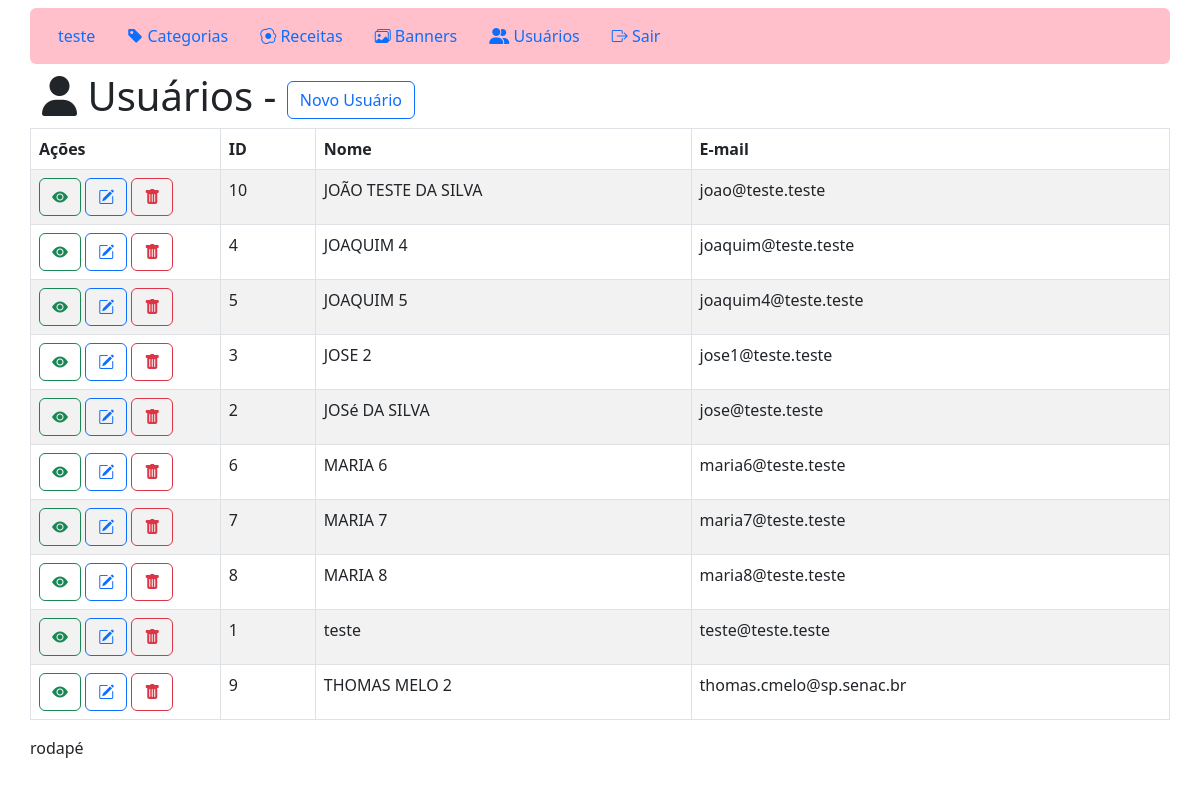
Page /adm/usuarios.php (signed in) on the committed database.
### tables this page shows
CREATE TABLE `usuarios` (
  `id_usuario` int(11) NOT NULL AUTO_INCREMENT,
  `nome` varchar(45) NOT NULL,
  `email` varchar(150) NOT NULL,
  `senha` varchar(100) NOT NULL,
  PRIMARY KEY (`id_usuario`),
  UNIQUE KEY `email_UNIQUE` (`email`)
);

### adm/class/Conexao.php (called while the page is built, shortened)
<?php
class Conexao
{
    protected static $db;
    private function __construct()
    {
        $db_host    = "127.0.0.1";
        $db_nome    = "t94";
        $db_usuario = "root";
        $db_senha   = "";
        $db_driver  = "mysql";
        $db_porta   = "3306";
       try
        {
            self::$db = new PDO("$db_driver:host=$db_host; port=$db_porta; dbname=$db_nome", $db_usuario, $db_senha);
            self::$db->setAttribute(PDO::ATTR_ERRMODE, PDO::ERRMODE_EXCEPTION);
            self::$db->exec('SET NAMES utf8');
        }
        catch (PDOException $e)
        {
            echo 'Falha na conexão: ' . $e->getMessage();
        }
    }
    public static function conexao()
    {
        return self::$db;
    }
}
?>

### adm/class/Usuario.php (called while the page is built, shortened)
<?php
class Usuario
{
    public $pdo;
    public function __construct()
    {
        $this->pdo = Conexao::conexao();
    }
    public function listar()
    {
        $sql = $this->pdo->prepare('SELECT * FROM
                                        usuarios
                                        ORDER BY nome');
        $sql->execute();
        return $sql->fetchAll(PDO::FETCH_OBJ);
    }
}

### adm/usuarios.php (the view, shortened to what this page needs)
<!DOCTYPE html>
<html lang="pt-BR">
<head>
    <?php
    include_once('inc/css.php');
    ?>
</head>
<body>
    <div class="container">
        <?php include_once('inc/menu-adm.php'); ?>
        <div class="row">
            <h1>
                <i class="fa-solid fa-user"></i>
                Usuários -
                <a class="btn btn-outline-primary" href="usuario-form.php">
                    Novo Usuário
                </a>
            </h1>
            <table class="table table-striped table-hover table-bordered">
                <thead>
                    <tr>
                        <th class="col-md-2">Ações</th>
                        <th class="col-md-1">ID</th>
                        <th>Nome</th>
                        <th>E-mail</th>
                    </tr>
                </thead>
                <tbody>
                    <?php
                    $u = new Usuario();
                    $usuarios = $u->listar();
                    foreach ($usuarios as $usuario) {
                    ?>
                        <tr>
                            <td>
                                <div class="flex-row">
                                    <a class="btn btn-outline-success " href="usuario-show.php?id=<?php echo $usuario->id_usuario; ?>">
                                        <i class="bi bi-eye-fill"></i>
                                    </a>
                                    <a class="btn btn-outline-primary " href="usuario-form.php?id=<?php echo $usuario->id_usuario; ?>">
                                        <i class="bi bi-pencil-square"></i>
                                    </a>
                                    <a class="btn btn-outline-danger " href="#">
                                        <i class="bi bi-trash-fill"></i>
                                    </a>
                                </div>
                            </td>
                            <td><?php echo $usuario->id_usuario;?></td>
                            <td><?php echo $usuario->nome; ?></td>
                            <td><?php echo $usuario ->email; ?>
                        </tr>
                    <?php
                    }
                    ?>
                </tbody>
            </table>
        </div>
        <div class="row">
            rodapé
        </div>
    </div>
</body>
</html>

### rows in the picture
usuarios: id_usuario "10", nome "JOÃO TESTE DA SILVA", email "joao@teste.teste"
usuarios: id_usuario "4", nome "JOAQUIM 4", email "joaquim@teste.teste"
usuarios: id_usuario "5", nome "JOAQUIM 5", email "joaquim4@teste.teste"
usuarios: id_usuario "3", nome "JOSE 2", email "jose1@teste.teste"
usuarios: id_usuario "2", nome "JOSé DA SILVA", email "jose@teste.teste"
usuarios: id_usuario "6", nome "MARIA 6", email "maria6@teste.teste"
usuarios: id_usuario "7", nome "MARIA 7", email "maria7@teste.teste"
usuarios: id_usuario "8", nome "MARIA 8", email "maria8@teste.teste"
usuarios: id_usuario "1", nome "teste", email "teste@teste.teste"
usuarios: id_usuario "9", nome "THOMAS MELO 2", email "thomas.cmelo@sp.senac.br"

### other values in the picture
$_SESSION['nome'] "teste"
